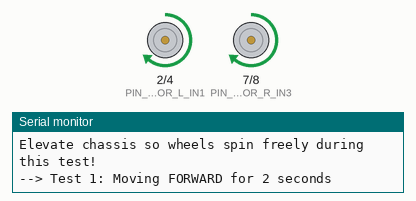
Simulated run of this sketch. Board: Arduino Uno, built with avr-gcc and run on an emulated ATmega328P. Shown: motor-driver pin pairs drawn as motors (green arrow = first pin HIGH = forward, orange = second pin HIGH = backward, longer = more drive, scaled by the enable pin), the last lines printed to the serial monitor.

Above: at 3.1 s.
At 6.1 s:
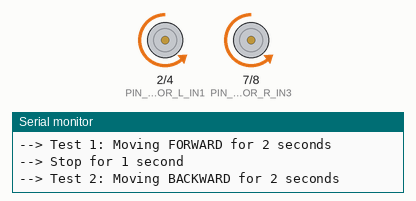
At 8.9 s:
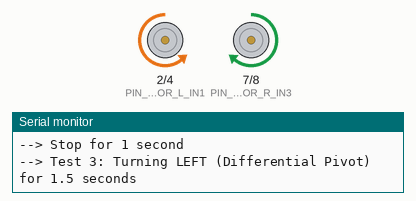
At 13.1 s:
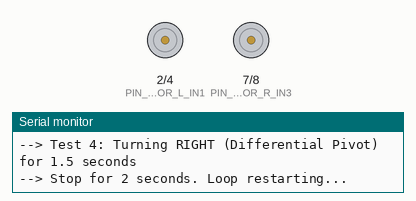
Timing chart, 0 to 17.8 s (numbered marks = the images above):
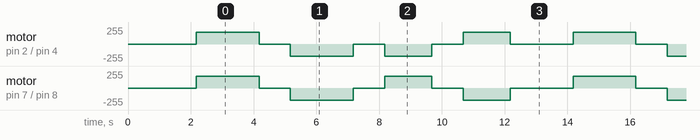

Measured:
- by itself, motor on pin 2 (PIN_MOTOR_L_IN1) / pin 4 (PIN_MOTOR_L_IN2): repeats every 12.0 s: stopped 1.0 s, backward 180/255 2.0 s, stopped 1.0 s, backward 180/255 1.5 s, stopped 1.0 s, forward 180/255 1.5 s, stopped 2.0 s, forward 180/255 2.0 s
- by itself, motor on pin 7 (PIN_MOTOR_R_IN3) / pin 8 (PIN_MOTOR_R_IN4): repeats every 12.0 s: stopped 1.0 s, backward 180/255 2.0 s, stopped 1.0 s, forward 180/255 1.5 s, stopped 1.0 s, backward 180/255 1.5 s, stopped 2.0 s, forward 180/255 2.0 s

The sketch:

motor_test.ino
```cpp
/**
 * ======================================================================================
 * Project: AquaFlare — Autonomous Firefighting Robot
 * Utility: L298N Motor Driver Diagnostic & Polarity Verifier
 * Purpose: Iterates through Forward, Backward, Turn Left, Turn Right, and Stop
 *          to ensure DC motor polarity and wiring are correct.
 * Author: Sujay Paul
 * Repository: https://github.com/sujaypaul27/Firefighting-Robot-AquaFlare
 * ======================================================================================
 */

const uint8_t PIN_MOTOR_L_IN1 = 2;
const uint8_t PIN_MOTOR_L_IN2 = 4;
const uint8_t PIN_MOTOR_L_ENA = 5;
const uint8_t PIN_MOTOR_R_ENB = 6;
const uint8_t PIN_MOTOR_R_IN3 = 7;
const uint8_t PIN_MOTOR_R_IN4 = 8;

const uint8_t TEST_SPEED = 180;

void setup() {
  Serial.begin(9600);
  pinMode(PIN_MOTOR_L_IN1, OUTPUT);
  pinMode(PIN_MOTOR_L_IN2, OUTPUT);
  pinMode(PIN_MOTOR_L_ENA, OUTPUT);
  pinMode(PIN_MOTOR_R_ENB, OUTPUT);
  pinMode(PIN_MOTOR_R_IN3, OUTPUT);
  pinMode(PIN_MOTOR_R_IN4, OUTPUT);

  Serial.println(F("========================================================="));
  Serial.println(F("           AquaFlare: L298N Motor Test Suite             "));
  Serial.println(F("========================================================="));
  Serial.println(F("Elevate chassis so wheels spin freely during this test!"));
  delay(2000);
}

void loop() {
  Serial.println(F("--> Test 1: Moving FORWARD for 2 seconds"));
  analogWrite(PIN_MOTOR_L_ENA, TEST_SPEED);
  analogWrite(PIN_MOTOR_R_ENB, TEST_SPEED);
  digitalWrite(PIN_MOTOR_L_IN1, HIGH);
  digitalWrite(PIN_MOTOR_L_IN2, LOW);
  digitalWrite(PIN_MOTOR_R_IN3, HIGH);
  digitalWrite(PIN_MOTOR_R_IN4, LOW);
  delay(2000);

  Serial.println(F("--> Stop for 1 second"));
  stopAll();
  delay(1000);

  Serial.println(F("--> Test 2: Moving BACKWARD for 2 seconds"));
  analogWrite(PIN_MOTOR_L_ENA, TEST_SPEED);
  analogWrite(PIN_MOTOR_R_ENB, TEST_SPEED);
  digitalWrite(PIN_MOTOR_L_IN1, LOW);
  digitalWrite(PIN_MOTOR_L_IN2, HIGH);
  digitalWrite(PIN_MOTOR_R_IN3, LOW);
  digitalWrite(PIN_MOTOR_R_IN4, HIGH);
  delay(2000);

  Serial.println(F("--> Stop for 1 second"));
  stopAll();
  delay(1000);

  Serial.println(F("--> Test 3: Turning LEFT (Differential Pivot) for 1.5 seconds"));
  analogWrite(PIN_MOTOR_L_ENA, TEST_SPEED);
  analogWrite(PIN_MOTOR_R_ENB, TEST_SPEED);
  digitalWrite(PIN_MOTOR_L_IN1, LOW);
  digitalWrite(PIN_MOTOR_L_IN2, HIGH);
  digitalWrite(PIN_MOTOR_R_IN3, HIGH);
  digitalWrite(PIN_MOTOR_R_IN4, LOW);
  delay(1500);

  Serial.println(F("--> Stop for 1 second"));
  stopAll();
  delay(1000);

  Serial.println(F("--> Test 4: Turning RIGHT (Differential Pivot) for 1.5 seconds"));
  analogWrite(PIN_MOTOR_L_ENA, TEST_SPEED);
  analogWrite(PIN_MOTOR_R_ENB, TEST_SPEED);
  digitalWrite(PIN_MOTOR_L_IN1, HIGH);
  digitalWrite(PIN_MOTOR_L_IN2, LOW);
  digitalWrite(PIN_MOTOR_R_IN3, LOW);
  digitalWrite(PIN_MOTOR_R_IN4, HIGH);
  delay(1500);

  Serial.println(F("--> Stop for 2 seconds. Loop restarting..."));
  stopAll();
  delay(2000);
}

void stopAll() {
  analogWrite(PIN_MOTOR_L_ENA, 0);
  analogWrite(PIN_MOTOR_R_ENB, 0);
  digitalWrite(PIN_MOTOR_L_IN1, LOW);
  digitalWrite(PIN_MOTOR_L_IN2, LOW);
  digitalWrite(PIN_MOTOR_R_IN3, LOW);
  digitalWrite(PIN_MOTOR_R_IN4, LOW);
}
```
